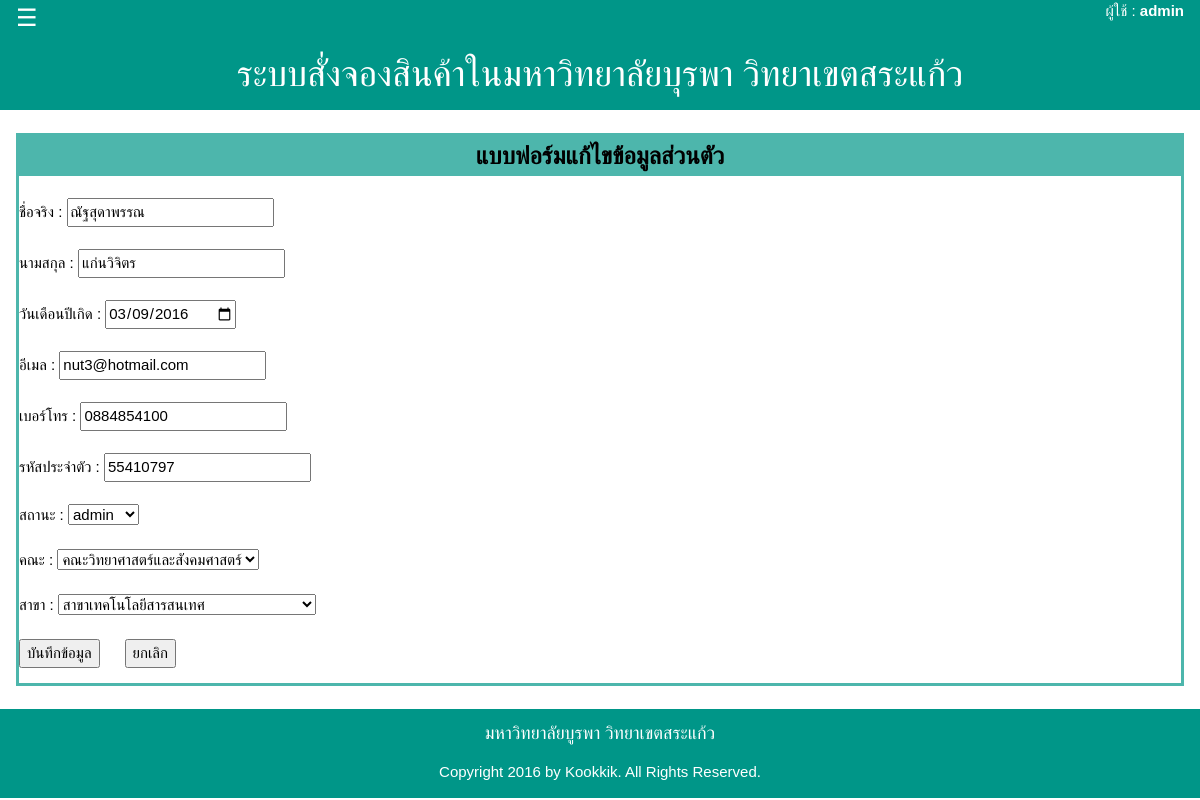
Page /source/edit_person_user.php (signed in) on the committed database.
### tables this page shows
CREATE TABLE `person` (
  `Person_Id` int(10) unsigned NOT NULL auto_increment,
  `Title_Id` varchar(20) NOT NULL,
  `Person_Fname` varchar(50) default NULL,
  `Person_Lname` varchar(50) default NULL,
  `Person_Birthday` date default NULL,
  `Person_email` varchar(50) default NULL,
  `Person_Phone` int(10) unsigned zerofill default NULL,
  `Person_Username` varchar(20) NOT NULL,
  `Person_Password` varchar(30) NOT NULL,
  `Person_UniversityCode` int(10) unsigned NOT NULL,
  `Person_Position` varchar(10) NOT NULL,
  `Fac_Id` int(11) NOT NULL,
  `Branch_Id` int(11) NOT NULL,
  PRIMARY KEY  (`Person_Id`)
);

CREATE TABLE `faculty` (
  `Fac_Id` int(11) NOT NULL auto_increment,
  `Fac_Name` varchar(30) NOT NULL,
  PRIMARY KEY  (`Fac_Id`)
);

CREATE TABLE `branch` (
  `Branch_Id` int(11) NOT NULL auto_increment,
  `Branch_Name` varchar(100) NOT NULL,
  `Fac_Id` int(11) NOT NULL,
  PRIMARY KEY  (`Branch_Id`)
);

### source/edit_person_user.php (the view, shortened to what this page needs)
<?php
include ("layout.php");
include ("config.php");
	$strSQL = "SELECT * FROM person WHERE Person_Username='".$_SESSION[strUsername]."'";
	$objQuery = $mysqli->query($strSQL);
	$objResult = $objQuery->fetch_assoc();
	$Fname=$objResult[Person_Fname];
	$Lname=$objResult[Person_Lname];
	$Birthday=$objResult[Person_Birthday];
	$Email=$objResult[Person_email];
	$Phone=$objResult[Person_Phone];
	$UniCode=$objResult[Person_UniversityCode];
	$Position=$objResult[Person_Position];
	$strSQLfaculty = "SELECT * FROM faculty WHERE Fac_Id='".$objResult[Fac_Id]."'";
	$objQueryfaculty = $mysqli->query($strSQLfaculty);
	$objResultfaculty = $objQueryfaculty->fetch_assoc();
	$Faculty=$objResultfaculty[Fac_Name];
	$strSQLbranch = "SELECT * FROM branch WHERE Branch_Id='".$objResult[Branch_Id]."'";
	$objQuerybranch = $mysqli->query($strSQLbranch);
	$objResultbranch = $objQuerybranch->fetch_assoc();
	$Branch=$objResultbranch[Branch_Name];
 ?>
 <div id="kk-content">
	<div class="w3-container">
<br />
<table width="100%" border="0" align="center" cellpadding="0" cellspacing="0">
  <tr>
    <td  valign="top">
		<table width="100%" height="260" border="2" align="center" cellpadding="0" cellspacing="0" bordercolor="#4DB6AC">
	<tr>
    <td  valign="top">
	<table width="100%" height="260" border="0" align="center" cellpadding="0" cellspacing="0" id="details1">
		<tr>
<td colspan="2" height = "40" bgcolor="#4DB6AC"><div align="center"><strong><font size = "5">แบบฟอร์มแก้ไขข้อมูลส่วนตัว</font></strong></div></td>
        </tr>
      <tr>
        <td>
<form name="frm" action="save_person.php" method="post" onSubmit="return chkForm();">
 <br />
	<?php
echo "ชื่อจริง  : <input type='text' name ='txtFname' value='".$Fname."'><br /><br />";
echo "นามสกุล  : <input type='text' name ='txtLname' value='".$Lname."'><br /><br />";
echo "วันเดือนปีเกิด : ";
?>
<input type='date' name ='birthday' value='<?=$Birthday?>'>
<br /><br />
<?php
echo "อีเมล  : <input type='text' name ='txtemail'  value='".$Email."'><br /><br />";
echo "เบอร์โทร : <input type='tel' name ='txtPhone'   value='".$Phone."' id ='Phone' minlength = '9' maxlength = '10'><br /><br />";
echo "รหัสประจำตัว  : <input type='int' name ='txtUniversityCode'   value='".$UniCode."' id ='Unicode'><br /><br />";
echo "สถานะ  : ";?>
    <select name = 'txtPosition' id="Position">
	<?
		if($Position!=null){
			echo "<option value='$Position'>$Position</option>";
		}else{
			echo "<option value=''>เลือกสถานะ</option>";
		}
	?>
    </select><br /><br />
    <a id="showFac">คณะ : </a>
    <select name = 'Faculty' id="Faculty">
		<?
			if($objResult[Fac_Id]!=null){
				echo "<option value='$objResult[Fac_Id]'>$Faculty</option>";
			}else{
				echo "<option value=''>เลือกคณะ</option>";
			}
		?>
    </select><br /><br />
    <a id="showBranch">สาขา : </a>
    <select name = 'Branch' id="Branch">
		<?
			if($objResult[Branch_Id]!=null){
				echo "<option value='$objResult[Branch_Id]'>$Branch</option>";
			}else{
				echo "<option value=''>เลือกสาขา</option>";
			}
		?>
    </select>
<br /><br />
<input type="submit" name="button" id="button" value="บันทึกข้อมูล" id = "submit">&nbsp; &nbsp; &nbsp;
<input name="" id="" type="button" onClick="javascript:window.location.href='show_person_user.php';" value="ยกเลิก" />
</form>
			</td>
          </tr>
        </table>
		</td>
		</tr>
        </table>
		</td>
		</tr>
</table>
<br />
		</div>
</div>

### source/css/w3.css (style rules this page uses)
*,*:before,*:after { box-sizing:inherit }
html { -ms-text-size-adjust:100%;-webkit-text-size-adjust:100% }
body { margin:0 }
a { background-color:transparent;-webkit-text-decoration-skip:objects }
button,input,select,textarea { font:inherit;margin:0 }
button,input { overflow:visible }
button,select { text-transform:none }
button,html [type=button],[type=reset],[type=submit] { -webkit-appearance:button }
html,body { font-family:Verdana,sans-serif;font-size:15px;line-height:1.5 }
html { overflow-x:hidden }
a { color:inherit }
.w3-container:after,.w3-panel:after,.w3-row:after,.w3-row-padding:after,.w3-topnav:after,.w3-clear:after,.w3-btn-group:before,.w3-btn-group:after,.w3-btn-bar:before,.w3-btn-bar:after { content:"";display:table;clear:both }
.w3-container { padding:0.01em 16px }

### rows in the picture
person: txtFname "ณัฐสุดาพรรณ", txtLname "แก่นวิจิตร", birthday "03/09/2016", txtemail "nut3@hotmail.com", txtPhone "0884854100", txtUniversityCode "55410797", txtPosition "admin", Faculty "คณะวิทยาศาสตร์และสังคมศาสตร์", Branch "สาขาเทคโนโลยีสารสนเทศ"

### other values in the picture
$_SESSION["strUsername"] "admin"
